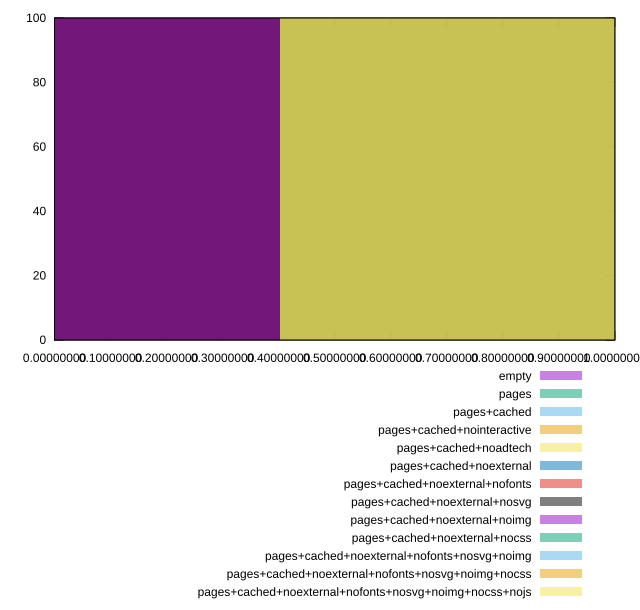

Generate this figure with gnuplot:
reset
set terminal svg size 640, 610 enhanced background rgb 'white'
set output "reprap/largest-contentful-paint/comparison/histogram/all_score.svg"

$empty <<EOF
0.8024436695372764 100
EOF

$pages <<EOF
0 100
EOF

$pagesCached <<EOF
0 100
EOF

$pagesCachedNointeractive <<EOF
0 100
EOF

$pagesCachedNoadtech <<EOF
0 100
EOF

$pagesCachedNoexternal <<EOF
0 100
EOF

$pagesCachedNoexternalNofonts <<EOF
0 100
EOF

$pagesCachedNoexternalNosvg <<EOF
0 100
EOF

$pagesCachedNoexternalNoimg <<EOF
0 100
EOF

$pagesCachedNoexternalNocss <<EOF
0.8024436695372764 100
EOF

$pagesCachedNoexternalNofontsNosvgNoimg <<EOF
0.8024436695372764 100
EOF

$pagesCachedNoexternalNofontsNosvgNoimgNocss <<EOF
0.8024436695372764 100
EOF

$pagesCachedNoexternalNofontsNosvgNoimgNocssNojs <<EOF
0.8024436695372764 100
EOF

set key outside below
set boxwidth 0.8024436695372764
set yrange [0:100]
set style fill transparent solid 0.5 noborder

plot \
  $empty title "empty" with boxes, \
  $pages title "pages" with boxes, \
  $pagesCached title "pages+cached" with boxes, \
  $pagesCachedNointeractive title "pages+cached+nointeractive" with boxes, \
  $pagesCachedNoadtech title "pages+cached+noadtech" with boxes, \
  $pagesCachedNoexternal title "pages+cached+noexternal" with boxes, \
  $pagesCachedNoexternalNofonts title "pages+cached+noexternal+nofonts" with boxes, \
  $pagesCachedNoexternalNosvg title "pages+cached+noexternal+nosvg" with boxes, \
  $pagesCachedNoexternalNoimg title "pages+cached+noexternal+noimg" with boxes, \
  $pagesCachedNoexternalNocss title "pages+cached+noexternal+nocss" with boxes, \
  $pagesCachedNoexternalNofontsNosvgNoimg title "pages+cached+noexternal+nofonts+nosvg+noimg" with boxes, \
  $pagesCachedNoexternalNofontsNosvgNoimgNocss title "pages+cached+noexternal+nofonts+nosvg+noimg+nocss" with boxes, \
  $pagesCachedNoexternalNofontsNosvgNoimgNocssNojs title "pages+cached+noexternal+nofonts+nosvg+noimg+nocss+nojs" with boxes, \


reset
